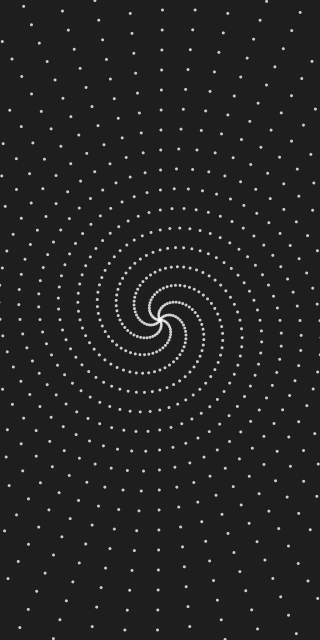
Frame 1 (no input)
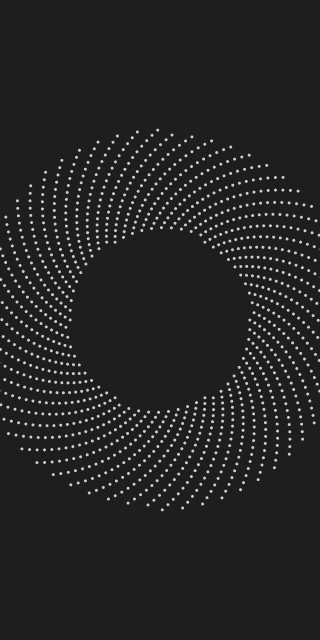
Frame 60 (the mouse pressed at the canvas centre just before this capture)
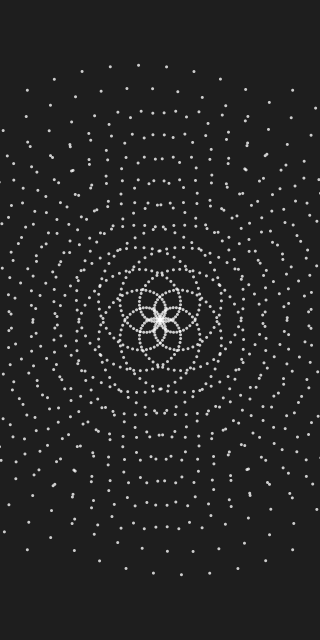
Frame 120 (the mouse held since frame 60 and released just before this capture)

The Processing sketch that drew these frames (run headless with seeded random() and noise(); from frame 60 on, the mouse is pressed at the canvas centre):

// Processing sketch: processing_157661
// ── processing_157661.pde

//Day 60 #create365
ArrayList<Object> objects;
int num = 200;
int a = 2;
int b = 30;
PVector center, right;
float r;
float angle;

void setup() {
  size(320,640);
  objects = new ArrayList<Object>();

  center = new PVector(width/2, height/2);
  right = new PVector(width, 0);
  for (int i = 0; i < num; i++) {
    for (int j = 0; j < 6; j++) {
      objects.add(new Object(new PVector(a*i, PI/b*i + j*TWO_PI/6)));
    }
  }
}

void draw() {
  background(30);

  PVector mouse = new PVector(mouseX, mouseY);
  r = PVector.sub(mouse, center).mag();

  angle = calcAngle();


  for (Object o : objects) {
    o.update();
    o.display();
  }
}

class Object {

  PVector position; //in r and theta?
  PVector velocity;
  PVector acceleration;
  int rad = 3;
  float theta = 0.0;
  float scale;
  float velScale;
  float initR;

  Object(PVector pos) {
    position = pos.get();
    initR = position.x;
    velocity = new PVector(0, 2*PI*initR/60/600);
    acceleration = new PVector(0, 0);
  }

  void update() {

    scale = map(initR, 0, 200, 3, -2); 
    velScale = map(angle, 0, TWO_PI, 360000, 1);
    velocity.x = scale*sin(theta);
    velocity.y = 2*PI*initR/velScale;
    velocity.add(acceleration);
    position.add(velocity);
    acceleration.mult(0);
    theta += map(r, 0, 450, TWO_PI/600, TWO_PI/300);
  }

  void display() {
    noStroke();
    fill(255, 200);
    pushMatrix();
    translate(position.x*cos(position.y) + width/2, position.x*sin(position.y) + height/2);
    ellipse(0, 0, rad, rad);
    popMatrix();
  }
}

float calcAngle() {
  pushMatrix();
  translate(width/2, height/2);
  right = new PVector(1, 0);
  PVector mouse = new PVector(mouseX - width/2, mouseY - height/2);
  float angle = PVector.angleBetween(mouse, right);
  popMatrix();
  if (mouseY > height/2) {
    angle = TWO_PI-angle;
  }
  return angle;
}
